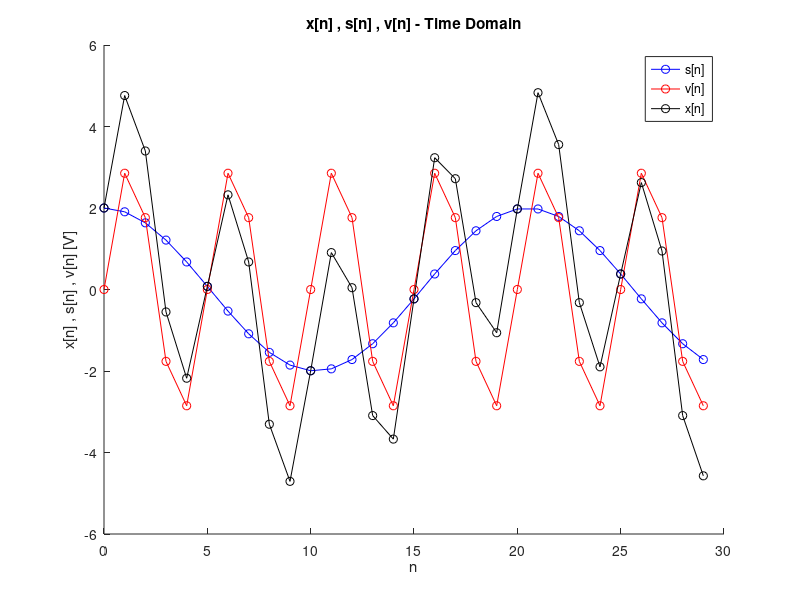
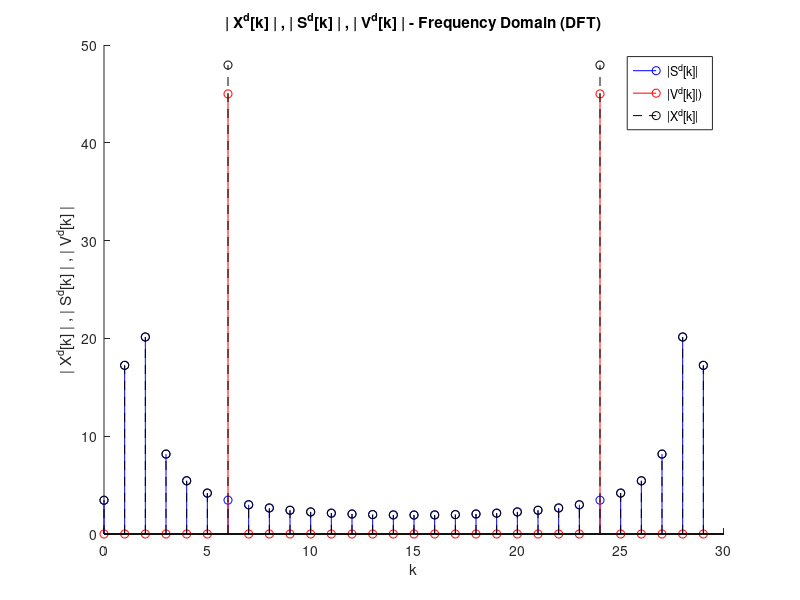
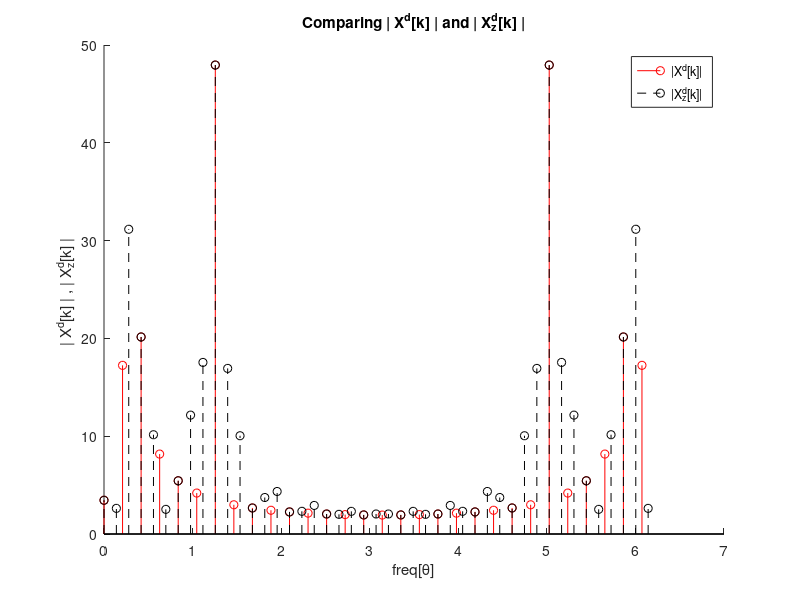
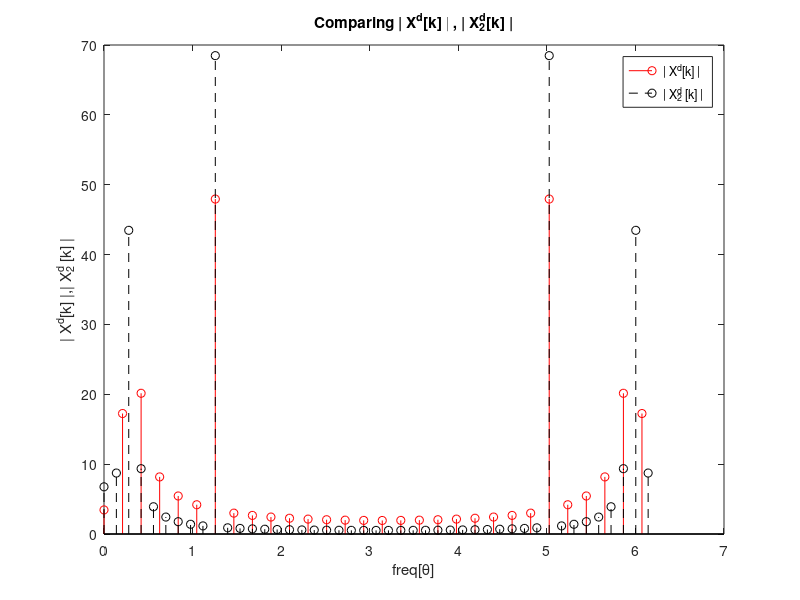

Here is the MATLAB script that generated these plots, in order: (Note: this script raises an error after producing the figures.)
%%
clc
clear all;
close all;

%-------------------------- Q1 -----------------------------------
%--------------------------- A -----------------------------------
N=30;
angle1=pi/10.25;
angle2=2*pi/5;
n=0:N-1;
s = 2*cos(angle1.*n);
v = 3*sin(angle2.*n);
x = s+v;

figure; 
hold on;
plot(n,s,'b-o');
plot(n,v,'r-o');
plot(n,x,'black-o');

title('x[n] , s[n] , v[n] - Time Domain'); 
xlabel('n'); 
ylabel('x[n] , s[n] , v[n] [V]');
legend('s[n]','v[n]','x[n]');

X_d = fft(x);
S_d = fft(s);
V_d = fft(v);

figure;
hold on;
stem(n,abs(S_d),'b'); 
stem(n,abs(V_d),'r');
stem(n,abs(X_d),'--black');
title('| X^d[k] | , | S^d[k] | , | V^d[k] | - Frequency Domain (DFT)'); 
xlabel('k'); 
ylabel('| X^d[k] | , | S^d[k] | , | V^d[k] |');
legend('|S^d[k]|','|V^d[k]|)','|X^d[k]|');

%--------------------------- B -----------------------------------
Xz_d= fft(x,45); 
N_2=0:44;
figure; 
hold on;
stem(n*(2*pi/30),abs(X_d),'r'); 
stem(N_2*(2*pi/45),abs(Xz_d),'black--');
title('Comparing | X^d[k] | and | X_z^d[k] |'); 
xlabel('freq[\theta]');
ylabel('| X^d[k] | , | X_z^d[k] | ');
legend('|X^d[k]|','|X_z^d[k]|');

%--------------------------- C -----------------------------------
N2=45;

s_N2 = 2*cos(angle1*N_2) ;
v_N2 = 3*sin(angle2*N_2) ;
x_N2 = s_N2 + v_N2 ;
X_d2 = fft(x_N2) ;

figure;                                                                     
stem(n*(2*pi/N),abs(X_d),'r');
hold on ;
title('Comparing | X^d[k] | , | X^d_2[k] |');
xlabel('freq[\theta]');
ylabel('| X^d[k] |,| X^d_2 [k] |');
stem(2*pi*(N_2/N2),abs(X_d2),'black--');
legend('| X^d[k] |','| X^d_2 [k] |');
hold off;
%--------------------------- D -----------------------------------
xz=[x,zeros(1,15)];

X_Parseval = (1/N)*(X_d*X_d') ;
x_Parseval = x*x' ;

Xz_Parseval = (1/N2)* (Xz_d*Xz_d') ;
xz_Parseval = xz*xz' ;

%--------------------------- E -----------------------------------

Teta=0:1/1000:2*pi-0.001;
k=0:2*pi/N:(2*pi/N)*(N-1); 
H_teta=1/3*(1+exp(-1j*Teta)+exp(-2j*Teta));
figure;
plot(Teta,abs(H_teta),'r');
hold on;
stem(k,abs(X_d)/45,'black--o');
title('|X^d[k]|, |H^f(\theta)| - Frequency Domain (DFT)');
xlabel('freq [\theta]')
ylabel('| X^d[k] | , | H^d[k] |')
legend('|H^f(\theta)|','|X^d[k]|');
hold off;

x_1a=[x 0 0];
h_1a=[1/3 1/3 1/3 zeros(1,29)];
H_1a=fft(h_1a);
X_1a=fft(x_1a);

Y=X_1a.*H_1a;
k_1a=0:2*pi/32:(2*pi/32)*31;

figure;
stem(k_1a,abs(Y),'r-o');
hold on;
stem(k,abs(X_d),'black--o');
title('|X^d[k]|, |Y^d[k]| - Frequency Domain (DFT)');
xlabel('freq [\theta]')
ylabel('| X^d[k] | , | Y^d[k] |')
legend('|Y^d[k]|','|X^d[k]|');
hold off;

y1=ifft(Y);
y1=y1(1:30);
figure;
plot(n,s,'b-o');
hold on;
plot(n,v,'r-o');
plot(n,x,'black-o');
plot(n,y1,'magenta-o');
title('s[n] ,v[n], x[n], y_1[n] - Time Domain');
xlabel('n')
ylabel('x[n] , s[n] , v[n] , y_1[n] [V]')
legend('s[n]','v[n]','x[n]','y_1[n]');
hold off;
%--------------------------- F -----------------------------------
H2_teta=(1+exp(-1j*Teta));
figure;
plot(Teta,abs(H2_teta),'r');
hold on;
stem(k,abs(X_d)/15,'black--o');
title('|X^d[k]|, |H^f(\theta)| - Frequency Domain (DFT)');
xlabel('freq [\theta]')
ylabel('| X^d[k] | , | H^d[k] |');
legend('|H^f_2(\theta)|','|X^d[k]|');
hold off;

x_2a=[x 0];
h_2a=[1 1 zeros(1,29)];
H_2a=fft(h_2a);
X_2a=fft(x_2a);
Y2=X_2a.*H_2a;
k_2a=0:2*pi/31:2*pi/31*30;

figure;
stem(k_2a,abs(Y2),'r-o');
hold on;
stem(k,abs(X_d),'black--o');
title('|X^d[k]|, |Y^d[k]| - Frequency Domain (DFT)');
xlabel('freq [\theta]')
ylabel('| X^d[k] | , | Y^d[k] |')
legend('|Y^d[k]|','|X^d[k]|');
hold off

y2=ifft(Y2);
y2=y2(1:30);
figure;
plot(n,s,'b-o');
hold on;
plot(n,v,'r-o');
plot(n,x,'black-o');
plot(n,y2,'magenta-o');
title('s[n] ,v[n], x[n], y_2[n] - Time Domain');
xlabel('n')
ylabel('x[n] , s[n] , v[n] , y_2[n] [V]')
legend('s[n]','v[n]','x[n]','y_2[n]');
hold off;

clc
clear all;
close all;

%%

%-------------------------- Q2 -----------------------------------
load('data2020.mat')
n=0:1:length(y)-1;
x_test=[x_test zeros(1,length(y)-length(x_test))];
X_test=fft(x_test);
Y_test=fft(y_test);
Y_z=fft(y_z);
Y=fft(y);

Y_0=Y_test-Y_z;
H_rec=X_test./Y_0;

h_rec=ifft(H_rec);

figure;
stem(n,h_rec,'LineStyle','-','Marker','none');
title('h_{rec}[n]');
xlabel('n');
ylabel('h_{rec}[n] [v]');
legend('h_{rec}[n]');

x_rec=ifft(H_rec.*(Y-Y_z));

figure;
stem(n,y,'b','-','Marker','none');
hold on;
stem(n,x_rec,'r','-','Marker','none');
title('x_{rec}[n]');
xlabel('n');
ylabel('x_{rec}[n][v]');
legend('y[n]','x_{rec}[n]');
Fs=44100;
soundsc(x_rec,Fs);
hold off;